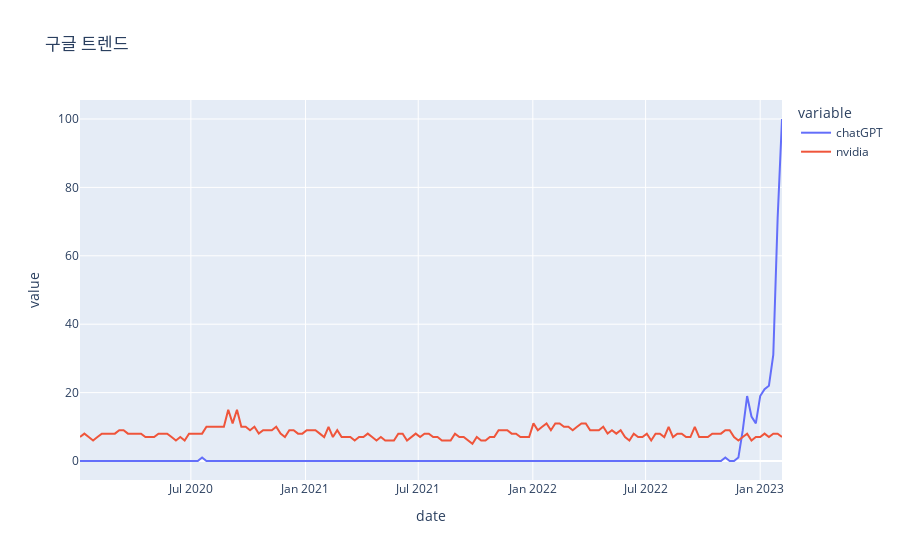

This figure's notebook cell:
### Code cell
from pytrends.request import TrendReq
import plotly.express as px

# pip install pytrends
# pip install plotly

# hl = host language, tz = timezone
# 한국어, 한국시간기준
# timezone: https://forbrains.co.uk/international_tools/earth_timezones -> KST Korea Standard Time 540
pytrends = TrendReq(hl='ko', tz=540)

keyword_list = ["chatGPT", "nvidia"] #한번에 5개 키워드 제한

pytrends.build_payload(keyword_list, cat=0, timeframe='2020-01-01 2023-02-12', geo='KR')
data = pytrends.interest_over_time()
data = data.reset_index()

figure = px.line(data, x="date", y=keyword_list, title="구글 트렌드")
figure.show()

### Figure 1 — Plotly figure (JSON) as saved in the notebook; plotly's stock layout.template omitted (floating-point values rounded to 4 significant figures; data arrays with more than 128 entries replaced by an {"elided": "..."} marker saying what was removed)
{"data": [{"hovertemplate": "variable=chatGPT<br>date=%{x}<br>value=%{y}<extra></extra>", "legendgroup": "chatGPT", "line": {"color": "#636efa", "dash": "solid"}, "marker": {"symbol": "circle"}, "mode": "lines", "name": "chatGPT", "orientation": "v", "showlegend": true, "type": "scatter", "x": {"elided": "162 str values"}, "xaxis": "x", "y": {"elided": "162 int values"}, "yaxis": "y"}, {"hovertemplate": "variable=nvidia<br>date=%{x}<br>value=%{y}<extra></extra>", "legendgroup": "nvidia", "line": {"color": "#EF553B", "dash": "solid"}, "marker": {"symbol": "circle"}, "mode": "lines", "name": "nvidia", "orientation": "v", "showlegend": true, "type": "scatter", "x": {"elided": "162 str values"}, "xaxis": "x", "y": {"elided": "162 int values"}, "yaxis": "y"}], "layout": {"legend": {"title": {"text": "variable"}, "tracegroupgap": 0}, "title": {"text": "구글 트렌드"}, "xaxis": {"anchor": "y", "domain": [0, 1], "title": {"text": "date"}}, "yaxis": {"anchor": "x", "domain": [0, 1], "title": {"text": "value"}}}}
